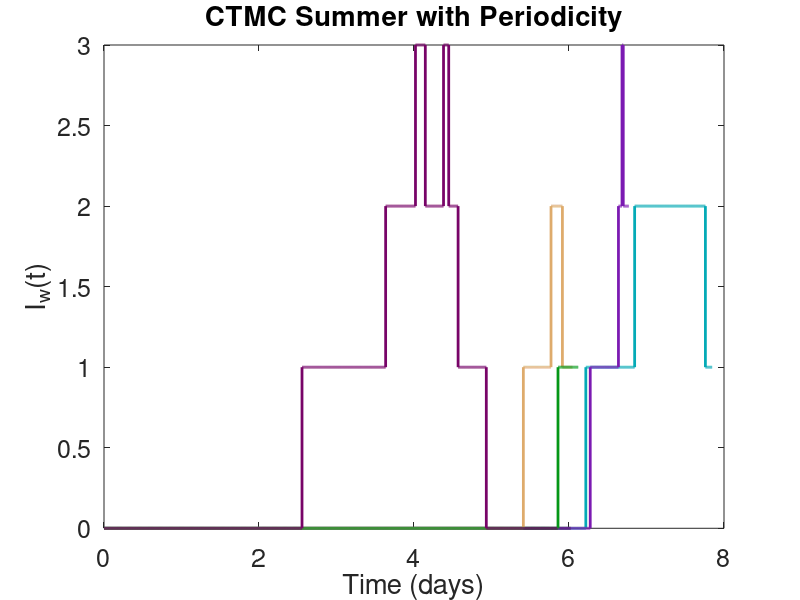
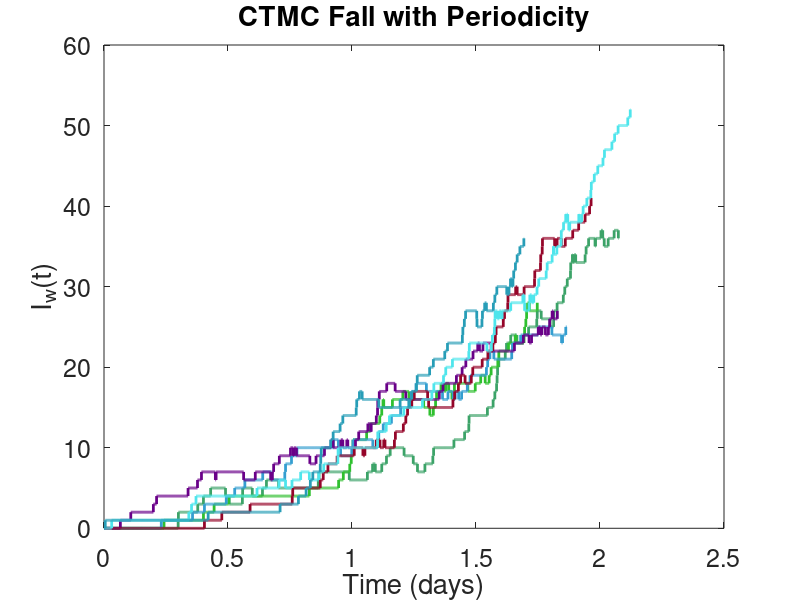
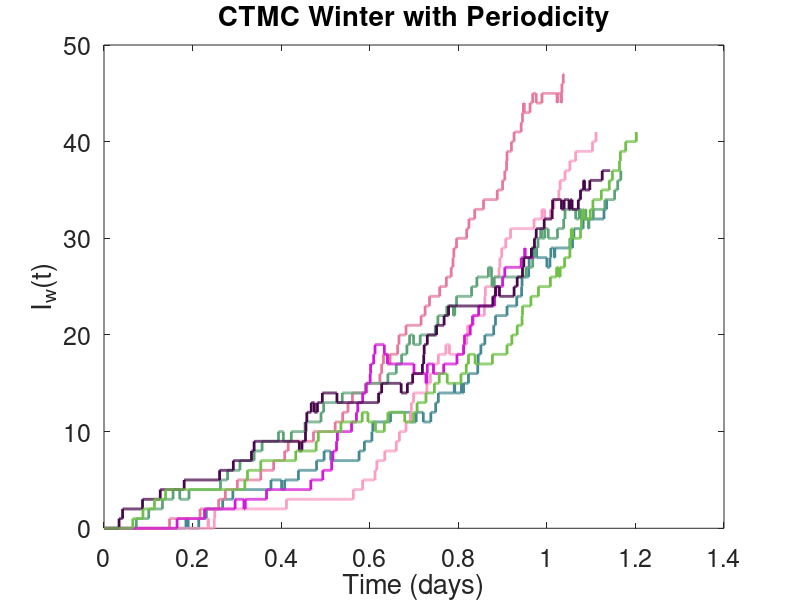
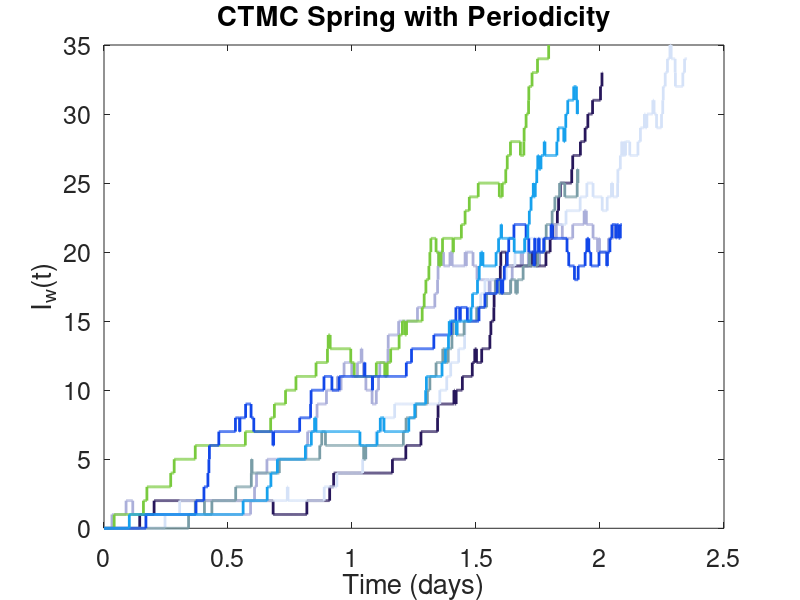

The MATLAB source for these figures, in order:
clear

% birth rates need to be multiplied by initial population

set(0,'DefaultAxesFontSize', 18)
set(gca,'fontsize',18);
tic

% Initial Conditions
i0_w=20;i0_d1=0; i0_h1=0; t0_d1=0; %initial infected
i0_d2=0; i0_h2=0; t0_d2=0;
N0_w=1000; N0_d1=1000; N0_h1=1000; %Initial population
N0_d2=1000; N0_h2=1000;
r0_w=0; r0_d1=0; r0_h1=0; %initial recovered
r0_d2=0; r0_h2=0;
s0_w=N0_w-i0_w; s0_d1=N0_d1-i0_d1; s0_h1=N0_h1-i0_h1; %initial susceptible
s0_d2=N0_d2-i0_d2; s0_h2=N0_h2-i0_h2;


% Parameters
amp_bww=-0.5; beta_ww0 = 0.89;
beta_wd=.51; 
beta_dd=.89; beta_td=.5; beta_th=.207; beta_hh=.078; %transmission rates
gamma_w=52/360; gamma_d=52/360; gamma_h=52/360; %recovery rates
mu_dt=.499; %mutation to human transmissable 
m_w=.00082; m_d=.00082; m_h=.009; %death rates
b_d1=.00082*N0_d1; b_h1=N0_h1*0.0118; %birth rates
b_d2=.00082*N0_d2; b_h2=N0_h2*0.0118;
dt=.001;
%%%
eta = [5 2 1 3]; % Decay rate summer, fall, winter, spring
alpha = 1; % "Environmental infectiousness" % Maybe just here for units?
rho = 10e-3; % Exposure rate
omega = 10e5; % virus shedding rate

% Number of sampe paths, time step, and end time
sim = 10; outbreak=200;
sea=4;
prealloc_size = 52000;
t = [0:dt:dt*prealloc_size];
length(t)
% CTMC Model (Gillespie's algorithm)
for g=1:sea 
   TI=365*g/4;
   totext1(g)=0;
   totext2(g)=0;

for k=1:sim

s_h1 = zeros(1, prealloc_size); s_w = zeros(1,prealloc_size); s_d1 = zeros(1,prealloc_size);
i_h1 = zeros(1,prealloc_size); i_w = zeros(1,prealloc_size); i_d1 = zeros(1,prealloc_size); t_d1 = zeros(1,prealloc_size);
r_h1 = zeros(1,prealloc_size); r_w = zeros(1,prealloc_size); r_d1 = zeros(1,prealloc_size);
s_h2 = zeros(1, prealloc_size);s_d2 = zeros(1,prealloc_size);
i_h2 = zeros(1,prealloc_size); i_d2 = zeros(1,prealloc_size); t_d2 = zeros(1,prealloc_size);
r_h2 = zeros(1,prealloc_size); r_d2 = zeros(1,prealloc_size);
x = zeros(1, prealloc_size);


% Initialize vectors 
t(1)=0; i_w(1)=i0_w; s_w(1)=N0_w-i0_w; r_w(1)=r0_w;
i_d1(1)=i0_d1; i_h1(1)=i0_h1; t_d1(1)=t0_d1; 
s_d1(1)=N0_d1; s_h1(1)=N0_h1;
r_d1(1)=r0_d1; r_h1(1)=r0_h1;
i_d2(1)=i0_d2; i_h2(1)=i0_h2; t_d2(1)=t0_d2; 
s_d2(1)=N0_d2; s_h2(1)=N0_h2;
r_d2(1)=r0_d2; r_h2(1)=r0_h2;
x(1) = 0;
j=1;
N_w = 2; N_d1 = 2; N_h1 = 2;  N_d2 = 2; N_h2 = 2;

  beta_ww= @(j) amp_bww*sin((t(j)+TI)*(3.14/180)) + beta_ww0;
  wd1 = @(j) .5*sin((t(j)+TI)*(3.14/180))+.5;
  wd2 = @(j) -.5*sin((t(j)+TI)*(3.14/180))+.5;

% While loop
while  i_w(j)+i_h1(j)+i_d1(j)+t_d1(j)+i_h2(j)+i_d2(j)+t_d2(j) > 0 && i_w(j)+i_h1(j)+i_d1(j)+t_d1(j)+i_h2(j)+i_d2(j)+t_d2(j) < outbreak && N_w > 1 && N_d1 > 1 && N_h1 > 1 && N_d2 > 1 && N_h2 > 1 
%while j < 5
  u2=rand; % Only need one random variable/ u2=rand; % two uniform random numbers
  


  if sin((t(j)+TI)*(pi/180))-.5>0
       b_w=.0025;
   elseif sin((t(j)+TI)*(pi/180))-.5<=0
       b_w=0;
  end

  N_w=s_w(j)+i_w(j)+r_w(j); % set population sizes
  N_d1=s_d1(j)+i_d1(j)+r_d1(j)+t_d1(j);
  N_h1=s_h1(j)+i_h1(j)+r_h1(j);
  N_d2=s_d2(j)+i_d2(j)+r_d2(j)+t_d2(j);
  N_h2=s_h2(j)+i_h2(j)+r_h2(j);

  ev1=b_w*dt; % birth of wild bird
  ev2=m_w*s_w(j)*dt+ev1;% death of sw
  ev3=m_w*i_w(j)*dt+ev2;% death of Iw
  ev4=dt*(beta_ww(j)*s_w(j)*i_w(j)/N_w + rho*s_w(j)*(1 - exp(- alpha*omega*x(j))))+ev3; % infection of wild bird
  ev5=gamma_w*i_w(j)*dt+ev4;% recovery of wild bird
  ev6=m_w*r_w(j)*dt+ev5;% death of rw
 %Patch 1 Events
  ev7=b_d1*dt+ev6; %birth of chicken 
  ev8=(beta_dd*s_d1(j)*i_d1(j)+beta_wd*wd1(j)*s_d1(j)*i_w(j))/(N_d1)*dt+ev7;% infection of sd by id or iw
  ev9=beta_td*s_d1(j)*t_d1(j)/(N_d1)*dt+ev8;% infection of sd by td
  ev10=gamma_d*i_d1(j)*dt+ev9; % recovery of id
  ev11=gamma_d*t_d1(j)*dt+ev10;% recovery of td
  ev12=m_d*s_d1(j)*dt+ev11;% death of sd
  ev13=m_d*i_d1(j)*dt+ev12; % death of id
  ev14=m_d*t_d1(j)*dt+ev13;% death of td
  ev15=m_d*r_d1(j)*dt+ev14;% death of rd
  ev16=mu_dt*i_d1(j)*dt+ev15; % mutation of id
  ev17=b_h1*dt+ev16;% birth of human
  ev18=(beta_th*s_h1(j)*t_d1(j)+beta_hh*s_h1(j)*i_h1(j))/(N_h1)*dt+ev17;% infection of human
  ev19=m_h*s_h1(j)*dt+ev18; %death of sh
  ev20=m_h*i_h1(j)*dt+ev19;% death of ih
  ev21=m_h*r_h1(j)*dt+ev20;% death of rh
  ev22=gamma_h*i_h1(j)*dt+ev21;
 %Patch 2 Events
  ev23=b_d2*dt+ev22; %birth of chicken 
  ev24=(beta_dd*s_d2(j)*i_d2(j)+beta_wd*wd2(j)*s_d2(j)*i_w(j))/(N_d2)*dt+ev23;% infection of sd by id or iw
  ev25=beta_td*s_d2(j)*t_d2(j)/(N_d2)*dt+ev24;% infection of sd by td
  ev26=gamma_d*i_d2(j)*dt+ev25; % recovery of id
  ev27=gamma_d*t_d2(j)*dt+ev26;% recovery of td
  ev28=m_d*s_d2(j)*dt+ev27;% death of sd
  ev29=m_d*i_d2(j)*dt+ev28; % death of id
  ev30=m_d*t_d2(j)*dt+ev29;% death of td
  ev31=m_d*r_d2(j)*dt+ev30;% death of rd
  ev32=mu_dt*i_d2(j)*dt+ev31; % mutation of id
  ev33=b_h2*dt+ev32;% birth of human
  ev34=(beta_th*s_h2(j)*t_d2(j)+beta_hh*s_h2(j)*i_h2(j))/(N_h2)*dt+ev33;% infection of human
  ev35=m_h*s_h2(j)*dt+ev34; %death of sh
  ev36=m_h*i_h2(j)*dt+ev35;% death of ih
  ev37=m_h*r_h2(j)*dt+ev36;% death of rh
  ev38=gamma_h*i_h2(j)*dt+ev37;

  if u2 <= ev1 % birth of wild bird
    %disp('birth of wild bird')
    s_w(j+1)=s_w(j)+1;
    i_w(j+1)=i_w(j);
    r_w(j+1)=r_w(j);
    s_d1(j+1)=s_d1(j);
    i_d1(j+1)=i_d1(j);
    t_d1(j+1)=t_d1(j);
    r_d1(j+1)=r_d1(j);
    s_h1(j+1)=s_h1(j);
    i_h1(j+1)=i_h1(j);
    r_h1(j+1)=r_h1(j);
    s_d2(j+1)=s_d2(j);
    i_d2(j+1)=i_d2(j);
    t_d2(j+1)=t_d2(j);
    r_d2(j+1)=r_d2(j);
    s_h2(j+1)=s_h2(j);
    i_h2(j+1)=i_h2(j);
    r_h2(j+1)=r_h2(j);
  elseif u2>ev1 && u2<=ev2 %death of sw
    %disp('death of sw')
    s_w(j+1)=s_w(j)-1;
    i_w(j+1)=i_w(j);
    r_w(j+1)=r_w(j);
    s_d1(j+1)=s_d1(j);
    i_d1(j+1)=i_d1(j);
    t_d1(j+1)=t_d1(j);
    r_d1(j+1)=r_d1(j);
    s_h1(j+1)=s_h1(j);
    i_h1(j+1)=i_h1(j);
    r_h1(j+1)=r_h1(j);
    s_d2(j+1)=s_d2(j);
    i_d2(j+1)=i_d2(j);
    t_d2(j+1)=t_d2(j);
    r_d2(j+1)=r_d2(j);
    s_h2(j+1)=s_h2(j);
    i_h2(j+1)=i_h2(j);
    r_h2(j+1)=r_h2(j);
  elseif u2>ev2 && u2<=ev3 %death of Iw
    %disp('death of Iw')
    s_w(j+1)=s_w(j);
    i_w(j+1)=i_w(j)-1;
    r_w(j+1)=r_w(j);
    s_d1(j+1)=s_d1(j);
    i_d1(j+1)=i_d1(j);
    t_d1(j+1)=t_d1(j);
    r_d1(j+1)=r_d1(j);
    s_h1(j+1)=s_h1(j);
    i_h1(j+1)=i_h1(j);
    r_h1(j+1)=r_h1(j);
    s_d2(j+1)=s_d2(j);
    i_d2(j+1)=i_d2(j);
    t_d2(j+1)=t_d2(j);
    r_d2(j+1)=r_d2(j);
    s_h2(j+1)=s_h2(j);
    i_h2(j+1)=i_h2(j);
    r_h2(j+1)=r_h2(j);
  elseif u2>ev3 && u2<=ev4 %infection of wild bird
    %disp('infection of wild bird')
    s_w(j+1)=s_w(j)-1;
    i_w(j+1)=i_w(j)+1;
    r_w(j+1)=r_w(j);
    s_d1(j+1)=s_d1(j);
    i_d1(j+1)=i_d1(j);
    t_d1(j+1)=t_d1(j);
    r_d1(j+1)=r_d1(j);
    s_h1(j+1)=s_h1(j);
    i_h1(j+1)=i_h1(j);
    r_h1(j+1)=r_h1(j);
    s_d2(j+1)=s_d2(j);
    i_d2(j+1)=i_d2(j);
    t_d2(j+1)=t_d2(j);
    r_d2(j+1)=r_d2(j);
    s_h2(j+1)=s_h2(j);
    i_h2(j+1)=i_h2(j);
    r_h2(j+1)=r_h2(j);
  elseif u2>ev4 && u2<=ev5 %recovery of wild bird
    %disp('recovery of wild bird')
    s_w(j+1)=s_w(j);
    i_w(j+1)=i_w(j)-1;
    r_w(j+1)=r_w(j)+1;
    s_d1(j+1)=s_d1(j);
    i_d1(j+1)=i_d1(j);
    t_d1(j+1)=t_d1(j);
    r_d1(j+1)=r_d1(j);
    s_h1(j+1)=s_h1(j);
    i_h1(j+1)=i_h1(j);
    r_h1(j+1)=r_h1(j);
    s_d2(j+1)=s_d2(j);
    i_d2(j+1)=i_d2(j);
    t_d2(j+1)=t_d2(j);
    r_d2(j+1)=r_d2(j);
    s_h2(j+1)=s_h2(j);
    i_h2(j+1)=i_h2(j);
    r_h2(j+1)=r_h2(j);
  elseif u2>ev5 && u2<=ev6 %death of rw
    %disp('death of rw')
    s_w(j+1)=s_w(j);
    i_w(j+1)=i_w(j);
    r_w(j+1)=r_w(j)-1;
    s_d1(j+1)=s_d1(j);
    i_d1(j+1)=i_d1(j);
    t_d1(j+1)=t_d1(j);
    r_d1(j+1)=r_d1(j);
    s_h1(j+1)=s_h1(j);
    i_h1(j+1)=i_h1(j);
    r_h1(j+1)=r_h1(j);
    s_d2(j+1)=s_d2(j);
    i_d2(j+1)=i_d2(j);
    t_d2(j+1)=t_d2(j);
    r_d2(j+1)=r_d2(j);
    s_h2(j+1)=s_h2(j);
    i_h2(j+1)=i_h2(j);
    r_h2(j+1)=r_h2(j);
  elseif u2>ev6 && u2<=ev7 %birth of chicken
    %disp('birth of chicken')
    s_w(j+1)=s_w(j);
    i_w(j+1)=i_w(j);
    r_w(j+1)=r_w(j);
    s_d1(j+1)=s_d1(j)+1;
    i_d1(j+1)=i_d1(j);
    t_d1(j+1)=t_d1(j);
    r_d1(j+1)=r_d1(j);
    s_h1(j+1)=s_h1(j);
    i_h1(j+1)=i_h1(j);
    r_h1(j+1)=r_h1(j);
    s_d2(j+1)=s_d2(j);
    i_d2(j+1)=i_d2(j);
    t_d2(j+1)=t_d2(j);
    r_d2(j+1)=r_d2(j);
    s_h2(j+1)=s_h2(j);
    i_h2(j+1)=i_h2(j);
    r_h2(j+1)=r_h2(j);
  elseif u2>ev7 && u2<=ev8 %infection of sd by id or iw
    %disp('infection of sd by id or iw')
    s_w(j+1)=s_w(j);
    i_w(j+1)=i_w(j);
    r_w(j+1)=r_w(j);
    s_d1(j+1)=s_d1(j)-1;
    i_d1(j+1)=i_d1(j)+1;
    t_d1(j+1)=t_d1(j);
    r_d1(j+1)=r_d1(j);
    s_h1(j+1)=s_h1(j);
    i_h1(j+1)=i_h1(j);
    r_h1(j+1)=r_h1(j);
    s_d2(j+1)=s_d2(j);
    i_d2(j+1)=i_d2(j);
    t_d2(j+1)=t_d2(j);
    r_d2(j+1)=r_d2(j);
    s_h2(j+1)=s_h2(j);
    i_h2(j+1)=i_h2(j);
    r_h2(j+1)=r_h2(j);
  elseif u2>ev8 && u2<=ev9 %infection of sd by td
    %disp('infection of sd by td')
    s_w(j+1)=s_w(j);
    i_w(j+1)=i_w(j);
    r_w(j+1)=r_w(j);
    s_d1(j+1)=s_d1(j)-1;
    i_d1(j+1)=i_d1(j);
    t_d1(j+1)=t_d1(j)+1;
    r_d1(j+1)=r_d1(j);
    s_h1(j+1)=s_h1(j);
    i_h1(j+1)=i_h1(j);
    r_h1(j+1)=r_h1(j);
    s_d2(j+1)=s_d2(j);
    i_d2(j+1)=i_d2(j);
    t_d2(j+1)=t_d2(j);
    r_d2(j+1)=r_d2(j);
    s_h2(j+1)=s_h2(j);
    i_h2(j+1)=i_h2(j);
    r_h2(j+1)=r_h2(j);
  elseif u2>ev9 && u2<=ev10 %recovery of id
    %disp('recovery of id')
    s_w(j+1)=s_w(j);
    i_w(j+1)=i_w(j);
    r_w(j+1)=r_w(j);
    s_d1(j+1)=s_d1(j);
    i_d1(j+1)=i_d1(j)-1;
    t_d1(j+1)=t_d1(j);
    r_d1(j+1)=r_d1(j)+1;
    s_h1(j+1)=s_h1(j);
    i_h1(j+1)=i_h1(j);
    r_h1(j+1)=r_h1(j);
    s_d2(j+1)=s_d2(j);
    i_d2(j+1)=i_d2(j);
    t_d2(j+1)=t_d2(j);
    r_d2(j+1)=r_d2(j);
    s_h2(j+1)=s_h2(j);
    i_h2(j+1)=i_h2(j);
    r_h2(j+1)=r_h2(j);
  elseif u2>ev10 && u2<=ev11 %recovery of td
    %disp('recovery of td')
    s_w(j+1)=s_w(j);
    i_w(j+1)=i_w(j);
    r_w(j+1)=r_w(j);
    s_d1(j+1)=s_d1(j);
    i_d1(j+1)=i_d1(j);
    t_d1(j+1)=t_d1(j)-1;
    r_d1(j+1)=r_d1(j)+1;
    s_h1(j+1)=s_h1(j);
    i_h1(j+1)=i_h1(j);
    r_h1(j+1)=r_h1(j);
    s_d2(j+1)=s_d2(j);
    i_d2(j+1)=i_d2(j);
    t_d2(j+1)=t_d2(j);
    r_d2(j+1)=r_d2(j);
    s_h2(j+1)=s_h2(j);
    i_h2(j+1)=i_h2(j);
    r_h2(j+1)=r_h2(j);
  elseif u2>ev11 && u2<=ev12 %death of sd
    %disp('death of sd')
    s_w(j+1)=s_w(j);
    i_w(j+1)=i_w(j);
    r_w(j+1)=r_w(j);
    s_d1(j+1)=s_d1(j)-1;
    i_d1(j+1)=i_d1(j);
    t_d1(j+1)=t_d1(j);
    r_d1(j+1)=r_d1(j);
    s_h1(j+1)=s_h1(j);
    i_h1(j+1)=i_h1(j);
    r_h1(j+1)=r_h1(j);
    s_d2(j+1)=s_d2(j);
    i_d2(j+1)=i_d2(j);
    t_d2(j+1)=t_d2(j);
    r_d2(j+1)=r_d2(j);
    s_h2(j+1)=s_h2(j);
    i_h2(j+1)=i_h2(j);
    r_h2(j+1)=r_h2(j);
  elseif u2>ev12 && u2<=ev13 %death of id
    %disp('death of id')
    s_w(j+1)=s_w(j);
    i_w(j+1)=i_w(j);
    r_w(j+1)=r_w(j);
    s_d1(j+1)=s_d1(j);
    i_d1(j+1)=i_d1(j)-1;
    t_d1(j+1)=t_d1(j);
    r_d1(j+1)=r_d1(j);
    s_h1(j+1)=s_h1(j);
    i_h1(j+1)=i_h1(j);
    r_h1(j+1)=r_h1(j);
    s_d2(j+1)=s_d2(j);
    i_d2(j+1)=i_d2(j);
    t_d2(j+1)=t_d2(j);
    r_d2(j+1)=r_d2(j);
    s_h2(j+1)=s_h2(j);
    i_h2(j+1)=i_h2(j);
    r_h2(j+1)=r_h2(j);
  elseif u2>ev13 && u2<=ev14 %death of td
    %disp('death of td')
    s_w(j+1)=s_w(j);
    i_w(j+1)=i_w(j);
    r_w(j+1)=r_w(j);
    s_d1(j+1)=s_d1(j);
    i_d1(j+1)=i_d1(j);
    t_d1(j+1)=t_d1(j)-1;
    r_d1(j+1)=r_d1(j);
    s_h1(j+1)=s_h1(j);
    i_h1(j+1)=i_h1(j);
    r_h1(j+1)=r_h1(j);
    s_d2(j+1)=s_d2(j);
    i_d2(j+1)=i_d2(j);
    t_d2(j+1)=t_d2(j);
    r_d2(j+1)=r_d2(j);
    s_h2(j+1)=s_h2(j);
    i_h2(j+1)=i_h2(j);
    r_h2(j+1)=r_h2(j);
  elseif u2>ev14 && u2<=ev15 %death of rd
    %disp('death of rd')
    s_w(j+1)=s_w(j);
    i_w(j+1)=i_w(j);
    r_w(j+1)=r_w(j);
    s_d1(j+1)=s_d1(j);
    i_d1(j+1)=i_d1(j);
    t_d1(j+1)=t_d1(j);
    r_d1(j+1)=r_d1(j)-1;
    s_h1(j+1)=s_h1(j);
    i_h1(j+1)=i_h1(j);
    r_h1(j+1)=r_h1(j);
    s_d2(j+1)=s_d2(j);
    i_d2(j+1)=i_d2(j);
    t_d2(j+1)=t_d2(j);
    r_d2(j+1)=r_d2(j);
    s_h2(j+1)=s_h2(j);
    i_h2(j+1)=i_h2(j);
    r_h2(j+1)=r_h2(j);
  elseif u2>ev15 && u2<=ev16 %mutation of id
    %disp('mutation of id')
    s_w(j+1)=s_w(j);
    i_w(j+1)=i_w(j);
    r_w(j+1)=r_w(j);
    s_d1(j+1)=s_d1(j);
    i_d1(j+1)=i_d1(j)-1;
    t_d1(j+1)=t_d1(j)+1;
    r_d1(j+1)=r_d1(j);
    s_h1(j+1)=s_h1(j);
    i_h1(j+1)=i_h1(j);
    r_h1(j+1)=r_h1(j);
    s_d2(j+1)=s_d2(j);
    i_d2(j+1)=i_d2(j);
    t_d2(j+1)=t_d2(j);
    r_d2(j+1)=r_d2(j);
    s_h2(j+1)=s_h2(j);
    i_h2(j+1)=i_h2(j);
    r_h2(j+1)=r_h2(j);
  elseif u2>ev16 && u2<=ev17 %birth of human
    %disp('birth of human')
    s_w(j+1)=s_w(j);
    i_w(j+1)=i_w(j);
    r_w(j+1)=r_w(j);
    s_d1(j+1)=s_d1(j);
    i_d1(j+1)=i_d1(j);
    t_d1(j+1)=t_d1(j);
    r_d1(j+1)=r_d1(j);
    s_h1(j+1)=s_h1(j)+1;
    i_h1(j+1)=i_h1(j);
    r_h1(j+1)=r_h1(j);
    s_d2(j+1)=s_d2(j);
    i_d2(j+1)=i_d2(j);
    t_d2(j+1)=t_d2(j);
    r_d2(j+1)=r_d2(j);
    s_h2(j+1)=s_h2(j);
    i_h2(j+1)=i_h2(j);
    r_h2(j+1)=r_h2(j);
  elseif u2>ev17 && u2<=ev18 %infection of human
    %disp('infection of human')
    s_w(j+1)=s_w(j);
    i_w(j+1)=i_w(j);
    r_w(j+1)=r_w(j);
    s_d1(j+1)=s_d1(j);
    i_d1(j+1)=i_d1(j);
    t_d1(j+1)=t_d1(j);
    r_d1(j+1)=r_d1(j);
    s_h1(j+1)=s_h1(j)-1;
    i_h1(j+1)=i_h1(j)+1;
    r_h1(j+1)=r_h1(j);
    s_d2(j+1)=s_d2(j);
    i_d2(j+1)=i_d2(j);
    t_d2(j+1)=t_d2(j);
    r_d2(j+1)=r_d2(j);
    s_h2(j+1)=s_h2(j);
    i_h2(j+1)=i_h2(j);
    r_h2(j+1)=r_h2(j);
  elseif u2>ev18 && u2<=ev19 %death of sh
    %disp('death of sh')
    s_w(j+1)=s_w(j);
    i_w(j+1)=i_w(j);
    r_w(j+1)=r_w(j);
    s_d1(j+1)=s_d1(j);
    i_d1(j+1)=i_d1(j);
    t_d1(j+1)=t_d1(j);
    r_d1(j+1)=r_d1(j);
    s_h1(j+1)=s_h1(j)-1;
    i_h1(j+1)=i_h1(j);
    r_h1(j+1)=r_h1(j);
    s_d2(j+1)=s_d2(j);
    i_d2(j+1)=i_d2(j);
    t_d2(j+1)=t_d2(j);
    r_d2(j+1)=r_d2(j);
    s_h2(j+1)=s_h2(j);
    i_h2(j+1)=i_h2(j);
    r_h2(j+1)=r_h2(j);
  elseif u2>ev19 && u2<=ev20 %death of ih
    %disp('death of ih')
    s_w(j+1)=s_w(j);
    i_w(j+1)=i_w(j);
    r_w(j+1)=r_w(j);
    s_d1(j+1)=s_d1(j);
    i_d1(j+1)=i_d1(j);
    t_d1(j+1)=t_d1(j);
    r_d1(j+1)=r_d1(j);
    s_h1(j+1)=s_h1(j);
    i_h1(j+1)=i_h1(j)-1;
    r_h1(j+1)=r_h1(j);
    s_d2(j+1)=s_d2(j);
    i_d2(j+1)=i_d2(j);
    t_d2(j+1)=t_d2(j);
    r_d2(j+1)=r_d2(j);
    s_h2(j+1)=s_h2(j);
    i_h2(j+1)=i_h2(j);
    r_h2(j+1)=r_h2(j);
  elseif u2>ev20 && u2<=ev21 %death of rh
    %disp('death of rh')
    s_w(j+1)=s_w(j);
    i_w(j+1)=i_w(j);
    r_w(j+1)=r_w(j);
    s_d1(j+1)=s_d1(j);
    i_d1(j+1)=i_d1(j);
    t_d1(j+1)=t_d1(j);
    r_d1(j+1)=r_d1(j);
    s_h1(j+1)=s_h1(j);
    i_h1(j+1)=i_h1(j);
    r_h1(j+1)=r_h1(j)-1;
    s_d2(j+1)=s_d2(j);
    i_d2(j+1)=i_d2(j);
    t_d2(j+1)=t_d2(j);
    r_d2(j+1)=r_d2(j);
    s_h2(j+1)=s_h2(j);
    i_h2(j+1)=i_h2(j);
    r_h2(j+1)=r_h2(j);
  elseif u2>ev21 && u2<=ev22 %Recovery of Ih
    %disp('recovery of ih')
    s_w(j+1)=s_w(j);
    i_w(j+1)=i_w(j);
    r_w(j+1)=r_w(j);
    s_d1(j+1)=s_d1(j);
    i_d1(j+1)=i_d1(j);
    t_d1(j+1)=t_d1(j);
    r_d1(j+1)=r_d1(j);
    s_h1(j+1)=s_h1(j);
    i_h1(j+1)=i_h1(j)-1;
    r_h1(j+1)=r_h1(j)+1;
    s_d2(j+1)=s_d2(j);
    i_d2(j+1)=i_d2(j);
    t_d2(j+1)=t_d2(j);
    r_d2(j+1)=r_d2(j);
    s_h2(j+1)=s_h2(j);
    i_h2(j+1)=i_h2(j);
    r_h2(j+1)=r_h2(j);
  
  %Patch 2 Events
  elseif u2>ev22 && u2<=ev23 %birth of chicken
    %disp('birth of chicken')
    s_w(j+1)=s_w(j);
    i_w(j+1)=i_w(j);
    r_w(j+1)=r_w(j);
    s_d1(j+1)=s_d2(j);
    i_d1(j+1)=i_d2(j);
    t_d1(j+1)=t_d2(j);
    r_d1(j+1)=r_d2(j);
    s_h1(j+1)=s_h2(j);
    i_h1(j+1)=i_h2(j);
    r_h1(j+1)=r_h2(j);
    s_d2(j+1)=s_d2(j)+1;
    i_d2(j+1)=i_d2(j);
    t_d2(j+1)=t_d2(j);
    r_d2(j+1)=r_d2(j);
    s_h2(j+1)=s_h2(j);
    i_h2(j+1)=i_h2(j);
    r_h2(j+1)=r_h2(j);
  elseif u2>ev23 && u2<=ev24 %infection of sd by id or iw
    %disp('infection of sd by id or iw')
    s_w(j+1)=s_w(j);
    i_w(j+1)=i_w(j);
    r_w(j+1)=r_w(j);
    s_d1(j+1)=s_d2(j);
    i_d1(j+1)=i_d2(j);
    t_d1(j+1)=t_d2(j);
    r_d1(j+1)=r_d2(j);
    s_h1(j+1)=s_h2(j);
    i_h1(j+1)=i_h2(j);
    r_h1(j+1)=r_h2(j);
    s_d2(j+1)=s_d2(j)-1;
    i_d2(j+1)=i_d2(j)+1;
    t_d2(j+1)=t_d2(j);
    r_d2(j+1)=r_d2(j);
    s_h2(j+1)=s_h2(j);
    i_h2(j+1)=i_h2(j);
    r_h2(j+1)=r_h2(j);
  elseif u2>ev24 && u2<=ev25 %infection of sd by td
    %disp('infection of sd by td')
    s_w(j+1)=s_w(j);
    i_w(j+1)=i_w(j);
    r_w(j+1)=r_w(j);
    s_d1(j+1)=s_d2(j);
    i_d1(j+1)=i_d2(j);
    t_d1(j+1)=t_d2(j);
    r_d1(j+1)=r_d2(j);
    s_h1(j+1)=s_h2(j);
    i_h1(j+1)=i_h2(j);
    r_h1(j+1)=r_h2(j);
    s_d2(j+1)=s_d2(j)-1;
    i_d2(j+1)=i_d2(j);
    t_d2(j+1)=t_d2(j)+1;
    r_d2(j+1)=r_d2(j);
    s_h2(j+1)=s_h2(j);
    i_h2(j+1)=i_h2(j);
    r_h2(j+1)=r_h2(j);
  elseif u2>ev25 && u2<=ev26 %recovery of id
    %disp('recovery of id')
    s_w(j+1)=s_w(j);
    i_w(j+1)=i_w(j);
    r_w(j+1)=r_w(j);
    s_d1(j+1)=s_d2(j);
    i_d1(j+1)=i_d2(j);
    t_d1(j+1)=t_d2(j);
    r_d1(j+1)=r_d2(j);
    s_h1(j+1)=s_h2(j);
    i_h1(j+1)=i_h2(j);
    r_h1(j+1)=r_h2(j);
    s_d2(j+1)=s_d2(j);
    i_d2(j+1)=i_d2(j)-1;
    t_d2(j+1)=t_d2(j);
    r_d2(j+1)=r_d2(j)+1;
    s_h2(j+1)=s_h2(j);
    i_h2(j+1)=i_h2(j);
    r_h2(j+1)=r_h2(j);
  elseif u2>ev26 && u2<=ev27 %recovery of td
    %disp('recovery of td')
    s_w(j+1)=s_w(j);
    i_w(j+1)=i_w(j);
    r_w(j+1)=r_w(j);
    s_d1(j+1)=s_d2(j);
    i_d1(j+1)=i_d2(j);
    t_d1(j+1)=t_d2(j);
    r_d1(j+1)=r_d2(j);
    s_h1(j+1)=s_h2(j);
    i_h1(j+1)=i_h2(j);
    r_h1(j+1)=r_h2(j);
    s_d2(j+1)=s_d2(j);
    i_d2(j+1)=i_d2(j);
    t_d2(j+1)=t_d2(j)-1;
    r_d2(j+1)=r_d2(j)+1;
    s_h2(j+1)=s_h2(j);
    i_h2(j+1)=i_h2(j);
    r_h2(j+1)=r_h2(j);
  elseif u2>ev27 && u2<=ev28 %death of sd
    %disp('death of sd')
    s_w(j+1)=s_w(j);
    i_w(j+1)=i_w(j);
    r_w(j+1)=r_w(j);
    s_d1(j+1)=s_d2(j);
    i_d1(j+1)=i_d2(j);
    t_d1(j+1)=t_d2(j);
    r_d1(j+1)=r_d2(j);
    s_h1(j+1)=s_h2(j);
    i_h1(j+1)=i_h2(j);
    r_h1(j+1)=r_h2(j);
    s_d2(j+1)=s_d2(j)-1;
    i_d2(j+1)=i_d2(j);
    t_d2(j+1)=t_d2(j);
    r_d2(j+1)=r_d2(j);
    s_h2(j+1)=s_h2(j);
    i_h2(j+1)=i_h2(j);
    r_h2(j+1)=r_h2(j);
  elseif u2>ev28 && u2<=ev29 %death of id
    %disp('death of id')
    s_w(j+1)=s_w(j);
    i_w(j+1)=i_w(j);
    r_w(j+1)=r_w(j);
    s_d1(j+1)=s_d2(j);
    i_d1(j+1)=i_d2(j);
    t_d1(j+1)=t_d2(j);
    r_d1(j+1)=r_d2(j);
    s_h1(j+1)=s_h2(j);
    i_h1(j+1)=i_h2(j);
    r_h1(j+1)=r_h2(j);
    s_d2(j+1)=s_d2(j);
    i_d2(j+1)=i_d2(j)-1;
    t_d2(j+1)=t_d2(j);
    r_d2(j+1)=r_d2(j);
    s_h2(j+1)=s_h2(j);
    i_h2(j+1)=i_h2(j);
    r_h2(j+1)=r_h2(j);
  elseif u2>ev29 && u2<=ev30 %death of td
    %disp('death of td')
    s_w(j+1)=s_w(j);
    i_w(j+1)=i_w(j);
    r_w(j+1)=r_w(j);
    s_d1(j+1)=s_d2(j);
    i_d1(j+1)=i_d2(j);
    t_d1(j+1)=t_d2(j);
    r_d1(j+1)=r_d2(j);
    s_h1(j+1)=s_h2(j);
    i_h1(j+1)=i_h2(j);
    r_h1(j+1)=r_h2(j);
    s_d2(j+1)=s_d2(j);
    i_d2(j+1)=i_d2(j);
    t_d2(j+1)=t_d2(j)-1;
    r_d2(j+1)=r_d2(j);
    s_h2(j+1)=s_h2(j);
    i_h2(j+1)=i_h2(j);
    r_h2(j+1)=r_h2(j);
  elseif u2>ev30 && u2<=ev31 %death of rd
    %disp('death of rd')
    s_w(j+1)=s_w(j);
    i_w(j+1)=i_w(j);
    r_w(j+1)=r_w(j);
    s_d1(j+1)=s_d2(j);
    i_d1(j+1)=i_d2(j);
    t_d1(j+1)=t_d2(j);
    r_d1(j+1)=r_d2(j);
    s_h1(j+1)=s_h2(j);
    i_h1(j+1)=i_h2(j);
    r_h1(j+1)=r_h2(j);
    s_d2(j+1)=s_d2(j);
    i_d2(j+1)=i_d2(j);
    t_d2(j+1)=t_d2(j);
    r_d2(j+1)=r_d2(j)-1;
    s_h2(j+1)=s_h2(j);
    i_h2(j+1)=i_h2(j);
    r_h2(j+1)=r_h2(j);
  elseif u2>ev31 && u2<=ev32 %mutation of id
    %disp('mutation of id')
    s_w(j+1)=s_w(j);
    i_w(j+1)=i_w(j);
    r_w(j+1)=r_w(j);
    s_d1(j+1)=s_d2(j);
    i_d1(j+1)=i_d2(j);
    t_d1(j+1)=t_d2(j);
    r_d1(j+1)=r_d2(j);
    s_h1(j+1)=s_h2(j);
    i_h1(j+1)=i_h2(j);
    r_h1(j+1)=r_h2(j);
    s_d2(j+1)=s_d2(j);
    i_d2(j+1)=i_d2(j)-1;
    t_d2(j+1)=t_d2(j)+1;
    r_d2(j+1)=r_d2(j);
    s_h2(j+1)=s_h2(j);
    i_h2(j+1)=i_h2(j);
    r_h2(j+1)=r_h2(j);
  elseif u2>ev32 && u2<=ev33 %birth of human
    %disp('birth of human')
    s_w(j+1)=s_w(j);
    i_w(j+1)=i_w(j);
    r_w(j+1)=r_w(j);
    s_d1(j+1)=s_d2(j);
    i_d1(j+1)=i_d2(j);
    t_d1(j+1)=t_d2(j);
    r_d1(j+1)=r_d2(j);
    s_h1(j+1)=s_h2(j);
    i_h1(j+1)=i_h2(j);
    r_h1(j+1)=r_h2(j);
    s_d2(j+1)=s_d2(j);
    i_d2(j+1)=i_d2(j);
    t_d2(j+1)=t_d2(j);
    r_d2(j+1)=r_d2(j);
    s_h2(j+1)=s_h2(j)+1;
    i_h2(j+1)=i_h2(j);
    r_h2(j+1)=r_h2(j);
  elseif u2>ev33 && u2<=ev34 %infection of human
    %disp('infection of human')
    s_w(j+1)=s_w(j);
    i_w(j+1)=i_w(j);
    r_w(j+1)=r_w(j);
    s_d1(j+1)=s_d2(j);
    i_d1(j+1)=i_d2(j);
    t_d1(j+1)=t_d2(j);
    r_d1(j+1)=r_d2(j);
    s_h1(j+1)=s_h2(j);
    i_h1(j+1)=i_h2(j);
    r_h1(j+1)=r_h2(j);
    s_d2(j+1)=s_d2(j);
    i_d2(j+1)=i_d2(j);
    t_d2(j+1)=t_d2(j);
    r_d2(j+1)=r_d2(j);
    s_h2(j+1)=s_h2(j)-1;
    i_h2(j+1)=i_h2(j)+1;
    r_h2(j+1)=r_h2(j);
  elseif u2>ev34 && u2<=ev35 %death of sh
    %disp('death of sh')
    s_w(j+1)=s_w(j);
    i_w(j+1)=i_w(j);
    r_w(j+1)=r_w(j);
    s_d1(j+1)=s_d2(j);
    i_d1(j+1)=i_d2(j);
    t_d1(j+1)=t_d2(j);
    r_d1(j+1)=r_d2(j);
    s_h1(j+1)=s_h2(j);
    i_h1(j+1)=i_h2(j);
    r_h1(j+1)=r_h2(j);
    s_d2(j+1)=s_d2(j);
    i_d2(j+1)=i_d2(j);
    t_d2(j+1)=t_d2(j);
    r_d2(j+1)=r_d2(j);
    s_h2(j+1)=s_h2(j)-1;
    i_h2(j+1)=i_h2(j);
    r_h2(j+1)=r_h2(j);
  elseif u2>ev35 && u2<=ev36 %death of ih
    %disp('death of ih')
    s_w(j+1)=s_w(j);
    i_w(j+1)=i_w(j);
    r_w(j+1)=r_w(j);
    s_d1(j+1)=s_d2(j);
    i_d1(j+1)=i_d2(j);
    t_d1(j+1)=t_d2(j);
    r_d1(j+1)=r_d2(j);
    s_h1(j+1)=s_h2(j);
    i_h1(j+1)=i_h2(j);
    r_h1(j+1)=r_h2(j);
    s_d2(j+1)=s_d2(j);
    i_d2(j+1)=i_d2(j);
    t_d2(j+1)=t_d2(j);
    r_d2(j+1)=r_d2(j);
    s_h2(j+1)=s_h2(j);
    i_h2(j+1)=i_h2(j)-1;
    r_h2(j+1)=r_h2(j);
  elseif u2>ev36 && u2<=ev37 %death of rh
    %disp('death of rh')
    s_w(j+1)=s_w(j);
    i_w(j+1)=i_w(j);
    r_w(j+1)=r_w(j);
    s_d1(j+1)=s_d2(j);
    i_d1(j+1)=i_d2(j);
    t_d1(j+1)=t_d2(j);
    r_d1(j+1)=r_d2(j);
    s_h1(j+1)=s_h2(j);
    i_h1(j+1)=i_h2(j);
    r_h1(j+1)=r_h2(j);
    s_d2(j+1)=s_d2(j);
    i_d2(j+1)=i_d2(j);
    t_d2(j+1)=t_d2(j);
    r_d2(j+1)=r_d2(j);
    s_h2(j+1)=s_h2(j);
    i_h2(j+1)=i_h2(j);
    r_h2(j+1)=r_h2(j)-1;
  elseif u2>ev37 && u2<=ev38 %Recovery of Ih
    %disp('recovery of ih')
    s_w(j+1)=s_w(j);
    i_w(j+1)=i_w(j);
    r_w(j+1)=r_w(j);
    s_d1(j+1)=s_d2(j);
    i_d1(j+1)=i_d2(j);
    t_d1(j+1)=t_d2(j);
    r_d1(j+1)=r_d2(j);
    s_h1(j+1)=s_h2(j);
    i_h1(j+1)=i_h2(j);
    r_h1(j+1)=r_h2(j);
    s_d2(j+1)=s_d2(j);
    i_d2(j+1)=i_d2(j);
    t_d2(j+1)=t_d2(j);
    r_d2(j+1)=r_d2(j);
    s_h2(j+1)=s_h2(j);
    i_h2(j+1)=i_h2(j)-1;
    r_h2(j+1)=r_h2(j)+1;
  elseif u2>ev38  %No Event
    %disp('recovery of ih')
    s_w(j+1)=s_w(j);
    i_w(j+1)=i_w(j);
    r_w(j+1)=r_w(j);
    s_d1(j+1)=s_d2(j);
    i_d1(j+1)=i_d2(j);
    t_d1(j+1)=t_d2(j);
    r_d1(j+1)=r_d2(j);
    s_h1(j+1)=s_h2(j);
    i_h1(j+1)=i_h2(j);
    r_h1(j+1)=r_h2(j);
    s_d2(j+1)=s_d2(j);
    i_d2(j+1)=i_d2(j);
    t_d2(j+1)=t_d2(j);
    r_d2(j+1)=r_d2(j);
    s_h2(j+1)=s_h2(j);
    i_h2(j+1)=i_h2(j);
    r_h2(j+1)=r_h2(j);
  end
  x(j + 1) = x(j)*exp(-eta(g)*dt) + i_w(1, j)*(1 - exp(-eta(g)*dt))/eta(g);
  j=j+1;
  
end  

% resize vectors to remove zeros at end
s_h1 = s_h1( 1:j); s_w = s_w( 1:j); s_d1 = s_d1( 1:j); 
i_h1 = i_h1( 1:j); i_w = i_w( 1:j); i_d1 = i_d1( 1:j); t_d1 = t_d1( 1:j); 
r_h1 = r_h1( 1:j); r_w = r_w( 1:j); r_d1 = r_d1( 1:j); 

s_h2 = s_h2( 1:j); s_d2 = s_d2( 1:j); 
i_h2 = i_h2( 1:j); i_d2 = i_d2( 1:j); t_d2 = t_d2( 1:j); 
r_h2 = r_h2( 1:j); r_d2 = r_d2( 1:j); 
t_graph = t(1:j);


figure(g)
if k<=7
    stairs(t_graph,i_d2,'color',rand(1,3),'Linewidth',2);
    hold on

end

if i_h1(j)+i_w(j)+i_d1(j)+t_d1(j)==0
    totext1(g)=totext1(g)+1;
elseif i_h2(j)+i_w(j)+i_d2(j)+t_d2(j)==0
    totext2(g)=totext2(g)+1;
end
end
end
figure(1)
title('CTMC Summer with Periodicity')
ylabel('I_w(t)');
xlabel('Time (days)')
hold off

figure(2)
title('CTMC Fall with Periodicity')
ylabel('I_w(t)');
xlabel('Time (days)')
hold off

figure(3)
title('CTMC Winter with Periodicity')
ylabel('I_w(t)');
xlabel('Time (days)')
hold off

figure(4)
title('CTMC Spring with Periodicity')
ylabel('I_w(t)');
xlabel('Time (days)')
hold off

sim_prob_ext_summer_1=totext1(1)/sim
sim_prob_ext_fall_1=totext1(2)/sim
sim_prob_ext_winter_1=totext1(3)/sim
sim_prob_ext_spring_1=totext1(4)/sim

sim_prob_ext_summer_2=totext2(1)/sim
sim_prob_ext_fall_2=totext2(2)/sim
sim_prob_ext_winter_2=totext2(3)/sim
sim_prob_ext_spring_2=totext2(4)/sim

R0h=beta_hh/(gamma_h+m_h)
R0w=beta_ww0/(gamma_w+m_w)
R0t=beta_dd/(gamma_d+m_d)
R0d=beta_dd/(gamma_d+m_d+mu_dt)

toc

